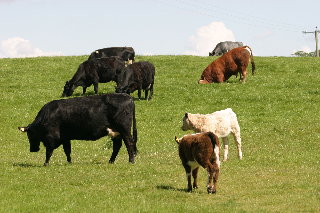
#> input picture Midterm2/Assignment1/data/MSRC_ObjCategImageDatabase_v1/1_11_s.bmp, 320 x 213 px, found by its file name; its folder holds only this picture in this run
$ jupyter execute --allow-errors ncut_semantic_segmentation.ipynb   (shell and % lines are left out)
#> lines starting #> are read from the running program, lines starting #| are printed output that depends on the picture
# ISPR Midterm 1 - Assignment 4

### Diego Arcelli - 647979

#### Image segmentation using the Normalized Cut algorithm

## Downloading the dataset

## Importing needed modules

[cell 1]
import skimage
from skimage.segmentation import mark_boundaries, slic
import skimage
import matplotlib.pyplot as plt
from skimage.future import graph
from skimage.color import rgb2gray
from skimage.filters import sobel
import os
from sklearn.metrics import jaccard_score
import numpy as np
from tqdm import tqdm
import pandas as pd

## Defining color-label assocations

[cell 2]
# dictionary that maps labels to an RGB color
class_to_color = dict()
class_to_color["void"] = (0, 0, 0)
class_to_color["building"] = (128, 0, 0)
class_to_color["grass"] = (0, 128, 0)
class_to_color["tree"] = (128, 128, 0)
class_to_color["cow"] = (0, 0, 128)
class_to_color["horse"] = (128, 0, 128)
class_to_color["sheep"] = (0, 128, 128)
class_to_color["sky"] = (128, 128, 128)
class_to_color["mountain"] = (64, 0, 0)
class_to_color["aeroplane"] = (192, 0, 0)
class_to_color["water"] = (64, 128, 0)
class_to_color["face"] = (192, 128, 0)
class_to_color["car"] = (64, 0, 128)
class_to_color["bicycle"] = (192, 0, 128)

# dictionary that maps an RGB color to a label
color_to_class = dict()
for class_name, color in class_to_color.items():
    color_to_class[color] = class_name

## Defining utility functions
All the function used to generate the superpixels, apply the NCut algorithm and evaluate the result of the segmentation

[cell 3]
'''
Function that returns two list:
- images: the list of the file names of all the images to segment
- targets: the list of the file names of all the ground-truth images
'''
def read_images(path="MSRC_ObjCategImageDatabase_v1"):
#> further down, img is the input picture: shape (213, 320, 3); mean R, G, B 150.2, 152.7, 103.2
    data = os.listdir(path)
    targets = list(filter(lambda x: x[-6:] == "GT.bmp", data))
    images = list(filter(lambda x: x[-6:] != "GT.bmp" and x[-4:] == ".bmp", data))
    images = sorted(images)
    targets = sorted(targets)
    return images, targets

'''
funciton that produces the segmentation of the input image
'''
def get_semantic_segmentation(img, n_segments=400, compactness=30, sigma=1):
    # get the super pixels of the images
#> called with n_segments = 400, compactness = 30, sigma = 1
    super_pixels = slic(img, n_segments=n_segments, compactness=compactness, sigma=sigma, start_label=1)
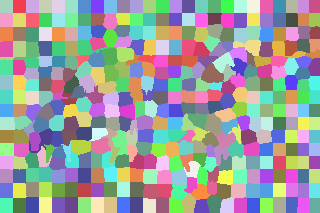
#> super_pixels: shape (213, 320) int64; 392 distinct labels, from 1 to 392; one colour per label, 0 black

    marked_super_pixels = mark_boundaries(img, super_pixels)
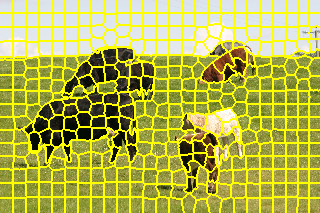
#> marked_super_pixels: shape (213, 320, 3) float64; mean R, G, B 0.7, 0.708, 0.299
    super_pixels_img = skimage.color.label2rgb(super_pixels, img, kind='avg', bg_label=0)
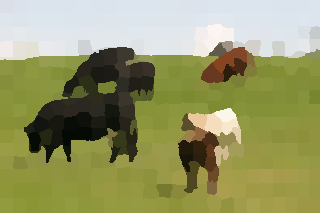
#> super_pixels_img: shape (213, 320, 3); mean R, G, B 149.7, 152.1, 102.7
    g = graph.rag_mean_color(img, super_pixels, mode='similarity')
    labels = graph.cut_normalized(super_pixels, g)
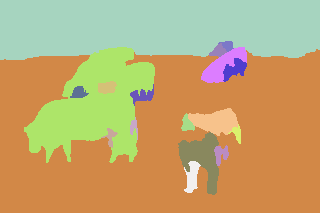
#> labels: shape (213, 320) int64; 18 distinct labels, from 1 to 318; one colour per label, 0 black
    img_segmented = skimage.color.label2rgb(labels, img, kind='avg')
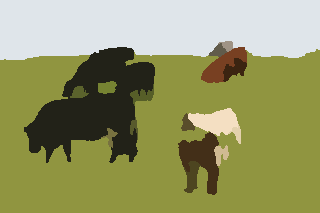
#> img_segmented: shape (213, 320, 3); mean R, G, B 149.5, 152.4, 102.8
    return img_segmented, super_pixels_img, marked_super_pixels


'''
function to update the image produced by the NCut algorithm
by assigning to each segment the color of the associated label
'''
# [12 lines left out: function update_image, not called in this run]


'''
function to measure the overlapping of two segments using the jaccard similarity
'''
# [6 lines left out: function intersection_over_union, not called in this run]


'''
function that compare one segment prodcued by NCut with all the segments
of the ground truth image, in order to measure which is the segment
of the ground truth with which the NCut's segment has more overlapping
'''
# [12 lines left out: function get_segment_class, not called in this run]


'''
function that retuns a set of all the colors in the input image
'''
# [5 lines left out: function extract_segments, not called in this run]

'''
function that extract all the colors of the input image and then
returns a tuple of the label assigned to the extracted colors
'''
# [4 lines left out: function extract_classes, not called in this run]


'''
function that return the list of all the pixels of the color passed as parameter
'''
# [15 lines left out: function get_pixels_pos, not called in this run]


'''
function that assigns to each segmented produced by NCut a
label by comparing the produced image with the ground truth
'''
# [17 lines left out: function assign_labels, not called in this run]


'''
function to measure the similarity between the ground truth and
the result produced by the NCut using the pixel accuracy
'''
# [6 lines left out: function pixel_accuracy, not called in this run]


'''
function to measure the similarity between the ground truth and
the result produced by the NCut using the jaccard similarity
'''
# [12 lines left out: function jaccard_similarity, not called in this run]

'''
function that applies the image segmentation of the input image and shows all the intermediate results
'''
# [37 lines left out: function plot_segmented_images, not called in this run]


'''
function that computes the image segmentation of the input image and measure the
pixel accuracy and the jaccard similarity with respect to the ground truth
'''
# [12 lines left out: function evaluate_semantic_segmentation, not called in this run]

## Process explanation
In this section of the notebook I explain the process used to perform and evaluate the images segmentation

## Loading the image to segment and the ground-truth

We load the image to segment and the ground truth

[cell 4]
images_path, targets_path = read_images()

fig, ax = plt.subplots(1, 2, figsize=(15, 15))

img = skimage.io.imread("MSRC_ObjCategImageDatabase_v1/" +  images_path[0])

#> (the rest of this cell did not finish here and is left out)

## Apply segmentation

We apply the segmentation of the input image. In order to do this first we produce the superpixels using the SLIC algorithm, then we apply NCut on the superpixelled image.

The SLIC algorithm has 3 parameters:
- `n_segments`: the number of superpixels
- `compactness`: basically it regulars the shape of the superpixels, high values make the superpixels more squared, while low values make the superpixels more irregular in the shape
- `sigma`: parameters of the Gaussian filter that is applied to the image before extracting the superpixels

I played a bit with the parameters of the algorithm in order to find a tradeoff between the number of superpixels and the time complexity. In the end I used `n_segments=400`, `compactness=30` and `sigma=1`.

[cell 5]
img_segmented, super_pixels_img, marked_super_pixels = get_semantic_segmentation(img, 400, 30, 1)

fig, ax = plt.subplots(2, 2, figsize=(15, 10))

ax[0, 0].imshow(img)
ax[0, 0].set_title("Original")
ax[0, 0].set_xticks([])
ax[0, 0].set_yticks([])

ax[0, 1].imshow(super_pixels_img)
ax[0, 1].set_title("Super pixelated  image")
ax[0, 1].set_xticks([])
ax[0, 1].set_yticks([])


ax[1, 0].imshow(marked_super_pixels)
ax[1, 0].set_title("Highlighted super pixels")
ax[1, 0].set_xticks([])
ax[1, 0].set_yticks([])

ax[1, 1].imshow(img_segmented)
ax[1, 1].set_title("Segmented image")
ax[1, 1].set_xticks([])
ax[1, 1].set_yticks([])

plt.show()

## Label assignment
NCut produces the segmentation but doesn't classify the segment. So I produce artificially a labeling of the segments returned by the NCut in the following way: for each segment produced by NCut we compute the overlapping between that segment and each segment of the ground truth image. Then we assign to the NCut segment the label of the ground-truth  segment with which it has the greatest overlap.

The overlapping is computed using the Jaccard similarity:

$ S(A, B) = \frac{|A \cap B|}{|A \cup B|} $

where $A$ is the set of pixels of the first segment and $B$ is the set of pixels of the second segment.

After having assigned every segment to a label, we re-color the pixels of the segment using the label-color mapping provided with the dataset.

#> (a cell that did not finish here is left out)

## Evaluation
For the evaluation of the segmented image I used the following metrics:
- Pixel accuracy
- Jaccard similarity

#> (a cell that did not finish here is left out)

## Summary of the whole process

#> (a cell that did not finish here is left out)

## Evaluating NCut on all the images
We apply the NCut to all the images of the dataset and we evaluate the result separately for each class of images, by measuring the average pixel accuracy and the average Jaccard similarity on the images of each class.

[cell 9]
image_clases = [str(x) for x in range(1,9)]

datasets = dict()
for img_class in image_clases:

    class_images = list(filter(lambda x: x[0] == img_class, images_path))
    class_targets = list(filter(lambda x: x[0] == img_class, targets_path))
    datasets[img_class] = {
        "src": None,
        "trg": None
    }

    datasets[img_class]["src"] = class_images
    datasets[img_class]["trg"] = class_targets
